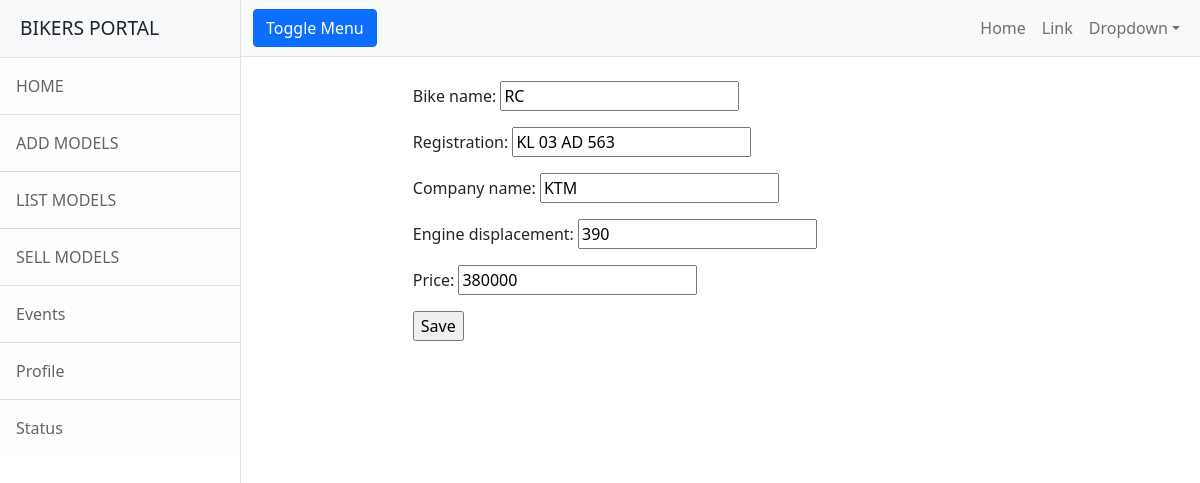
Screenshot of /bikeapp/bikes/edit/1 with the database file from the repository.
### bikeapp/models.py (models this page shows, shortened)
class Bikes(models.Model):
    bike_name=models.CharField(max_length=120)
    registration=models.CharField(max_length=150)
    company_name=models.CharField(max_length=120)
    engine_displacement=models.PositiveIntegerField()
    price=models.PositiveIntegerField()

### bikeapp/views.py (the view)
# urls.py: path('bikes/edit/<int:id>',views.EditBikeView.as_view(),name='edit'),
class EditBikeView(UpdateView):
    model = Bikes
    form_class = BikeForm
    template_name = "bk-edit.html"
    success_url = reverse_lazy('listbike')
    pk_url_kwarg = "id"

### bikeapp/forms.py
class BikeForm(forms.ModelForm):
    class Meta:
        model=Bikes
        fields = "__all__"

### bikeapp/templates/bk-edit.html (shortened to what this page needs)
{%extends 'base.html'%}
{%block body_block%}
<div class="row">
    <div class="col-2"></div>
    <div class="col-8">
        <form action="" method="post">
            {{form.as_p}}
            <input type="SUBMIT" value="Save">
        </form>
    </div>
    <div class="col-2"></div>
</div>
{%endblock%}

### rows the page displays
Bikes: bike_name "RC", registration "KL 03 AD 563", company_name "KTM", engine_displacement "390", price "380000"
